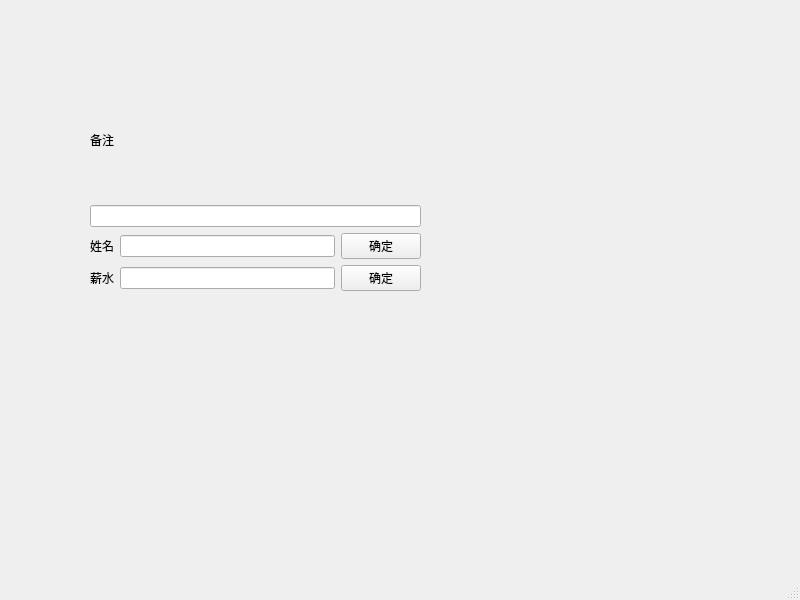
<?xml version="1.0" encoding="UTF-8"?>
<ui version="4.0">
 <class>MainWindow</class>
 <widget class="QMainWindow" name="MainWindow">
  <property name="geometry">
   <rect>
    <x>0</x>
    <y>0</y>
    <width>800</width>
    <height>600</height>
   </rect>
  </property>
  <property name="windowTitle">
   <string>MainWindow</string>
  </property>
  <widget class="QWidget" name="centralwidget">
   <widget class="QWidget" name="layoutWidget">
    <property name="geometry">
     <rect>
      <x>90</x>
      <y>80</y>
      <width>331</width>
      <height>211</height>
     </rect>
    </property>
    <layout class="QVBoxLayout" name="verticalLayout">
     <item>
      <widget class="QLabel" name="label">
       <property name="text">
        <string>备注</string>
       </property>
      </widget>
     </item>
     <item>
      <widget class="QLineEdit" name="lineEdit"/>
     </item>
     <item>
      <layout class="QHBoxLayout" name="horizontalLayout">
       <item>
        <widget class="QLabel" name="label_2">
         <property name="text">
          <string>姓名</string>
         </property>
        </widget>
       </item>
       <item>
        <widget class="QLineEdit" name="lineEdit_2"/>
       </item>
       <item>
        <widget class="QPushButton" name="pushButton">
         <property name="text">
          <string>确定</string>
         </property>
        </widget>
       </item>
      </layout>
     </item>
     <item>
      <layout class="QHBoxLayout" name="horizontalLayout_2">
       <item>
        <widget class="QLabel" name="label_3">
         <property name="text">
          <string>薪水</string>
         </property>
        </widget>
       </item>
       <item>
        <widget class="QLineEdit" name="lineEdit_3"/>
       </item>
       <item>
        <widget class="QPushButton" name="pushButton_2">
         <property name="text">
          <string>确定</string>
         </property>
        </widget>
       </item>
      </layout>
     </item>
    </layout>
   </widget>
  </widget>
  <widget class="QMenuBar" name="menubar">
   <property name="geometry">
    <rect>
     <x>0</x>
     <y>0</y>
     <width>800</width>
     <height>26</height>
    </rect>
   </property>
  </widget>
  <widget class="QStatusBar" name="statusbar"/>
 </widget>
 <resources/>
 <connections/>
</ui>
